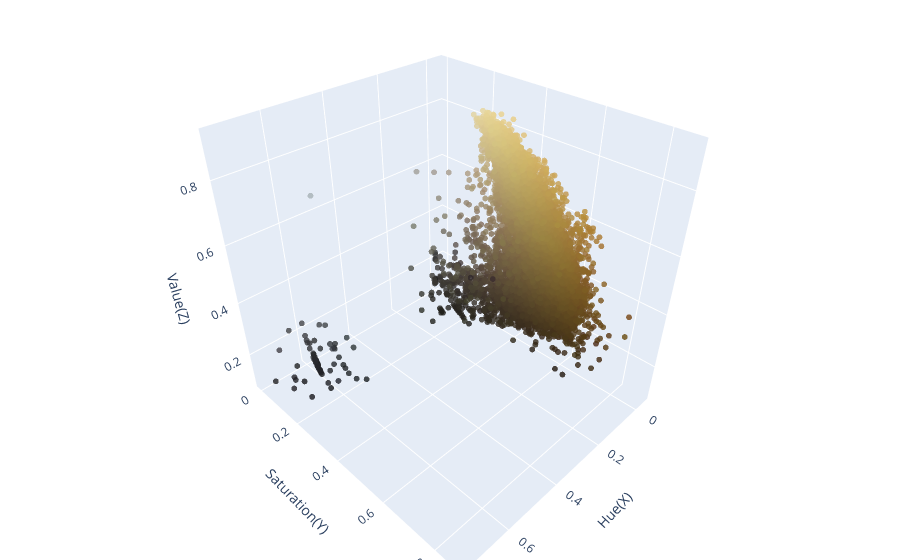

The notebook cell this image was saved under:
### Code cell
pin_idx = pin_detection_by_hsv_colospace(colors, colorspace_roi, hue_origin=-0.2, show_3d=True)

### Figure 1 — Plotly figure (JSON) as saved in the notebook; plotly's stock layout.template omitted (floating-point values rounded to 4 significant figures; data arrays with more than 128 entries replaced by an {"elided": "..."} marker saying what was removed)
{"data": [{"marker": {"color": {"elided": "16590x3 float values"}, "opacity": 0.8, "size": 2}, "mode": "markers", "type": "scatter3d", "x": {"elided": "16590 float values"}, "y": {"elided": "16590 float values"}, "z": {"elided": "16590 float values"}}], "layout": {"margin": {"b": 0, "l": 0, "r": 0, "t": 0}, "scene": {"xaxis": {"title": {"text": "Hue(X)"}}, "yaxis": {"title": {"text": "Saturation(Y)"}}, "zaxis": {"title": {"text": "Value(Z)"}}}}}
